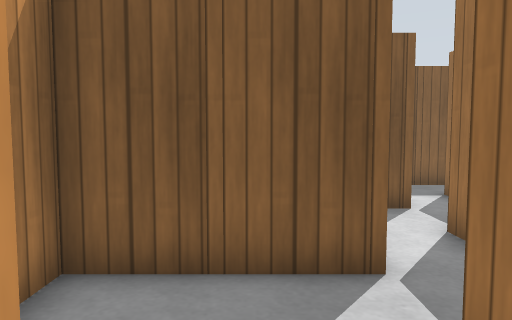
[1] (above)

12 first-person views from a walk through a world built for the Gazebo simulator. The camera is 0.86 m above the floor, tilts 4° down and sees 70° across. The floor is counted in squares, 0.5 m on a side. Each view is taken from the middle of a square. On the plan, view 1 faces up. The plan holds only what a view shows up to about 17 squares ahead; the rest is blank. Gazebo's built-in surfaces are drawn with simple patterns.

[2]
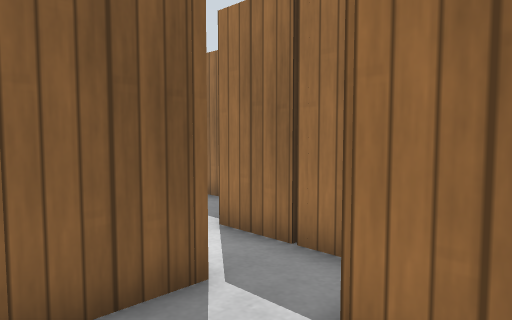

[3]
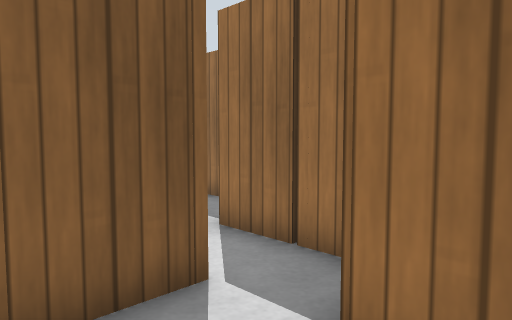

[4]
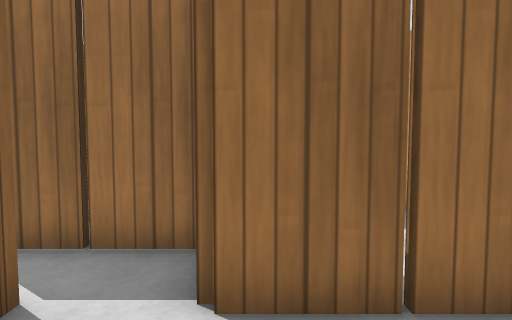

[5]
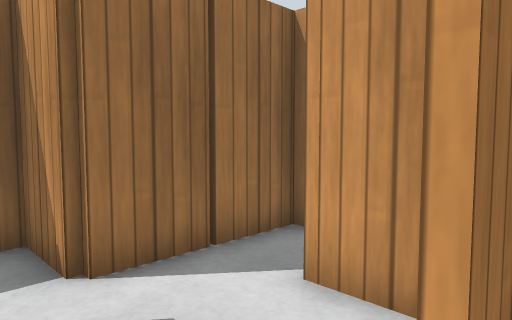

[6]
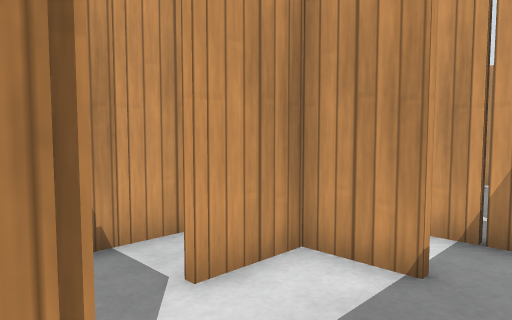

[7]
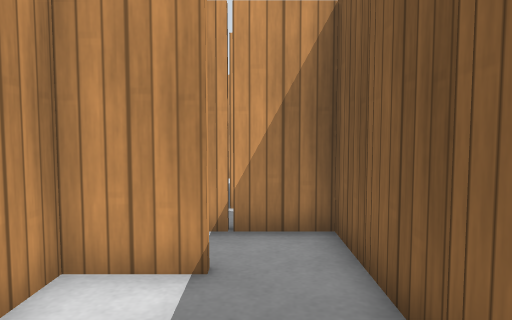

[8]
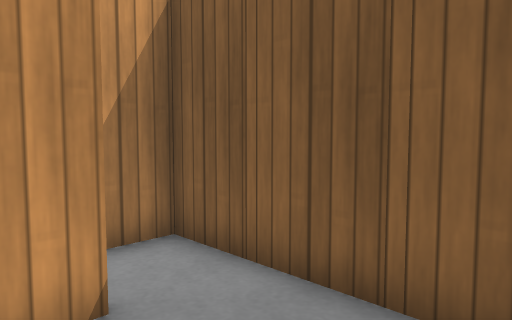

[9]
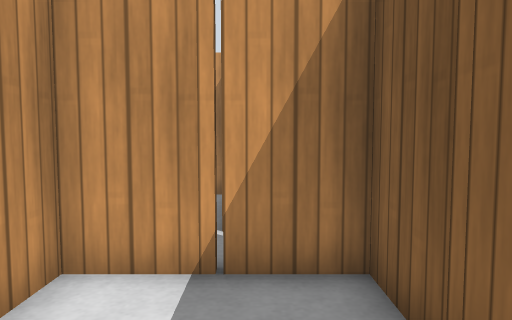

[10]
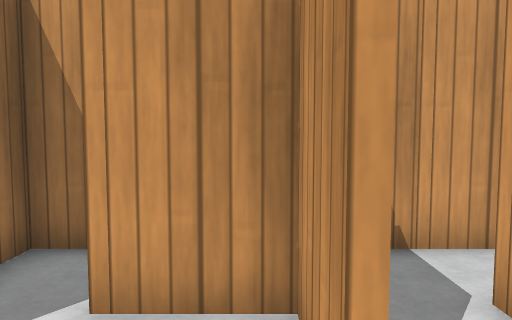

[11]
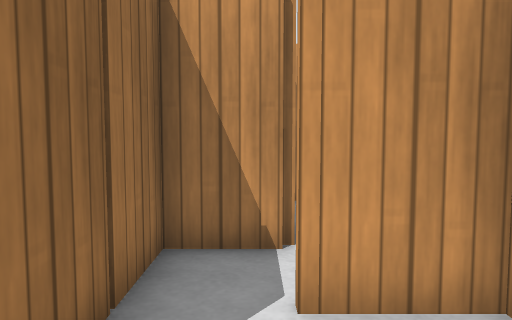

[12]
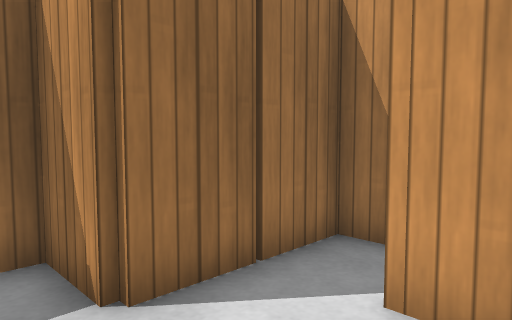

### Floor plan
Points are (right, up) in squares from view 1. A wall is a line through its corners. A room is listed if a view was taken in it or the views show most of it. See-through windows are left out.
Room 1 (views 1, 2, 3, 4, 6, 7, 8, 9, 10, 11, 12)
walls: (-1.5, 0.4) (-4.4, 0.4); (1.5, 4.4) (-2.4, 4.4) (-2.4, 0.6) (-1.4, 0.6); (-4.4, -1.5) (-4.4, -3.4) (-3.4, -3.4); (-0.6, -5.2) (-0.6, -1.4) (1.4, -1.4) (1.4, 2.6) (3.4, 2.6) (3.4, 6.5); (3.5, 8.4) (3, 8.4); (-3.6, -5.4) (-2, -5.4); (5.4, 8.8) (5.4, 10.5)
ways out: opening at (-5, -0.5) to room 2; opening at (4.5, 9.5)
objects: wooden post (-5, 2) to (-4, 2); wooden post (-4, 1); wooden post (-3, -6); wooden post (-3, -4); wooden post (-3, 0); wooden post (-2, 2); wooden post (-1, 0); wooden post (0, -4); wooden post (0, 5); wooden post (1, 4) to (2, 4); wooden post (2, 0); wooden post (3, 8) to (4, 8); wooden post (4, 4); other object (5, 2) to (6, 3)
Room 2 (view 5)
walls: (-4.6, -2.5) (-4.6, -1.5); (-4.4, 0.4) (-6.4, 0.4) (-6.4, -3.5)
ways out: opening at (-5, -0.5) to room 1; opening at (-6, -2.5)
objects: wooden post (-6, -2)

Where each view was taken, in squares from view 1:
view 1: 0 up, 0 right, facing up
view 2: 1 up, 1 left, facing up-right
view 3: 3 down, 3 left, facing up-right
view 4: 2 down, 4 left, facing right
view 5: 0 up, 5 left, facing down-right
view 6: 0 up, 0 right, facing down-left
view 7: 1 down, 0 right, facing left
view 8: 3 down, 1 left, facing up-left
view 9: 3 up, 2 right, facing left
view 10: 0 up, 4 left, facing down
view 11: 4 up, 0 right, facing down
view 12: 4 up, 2 left, facing down-right
